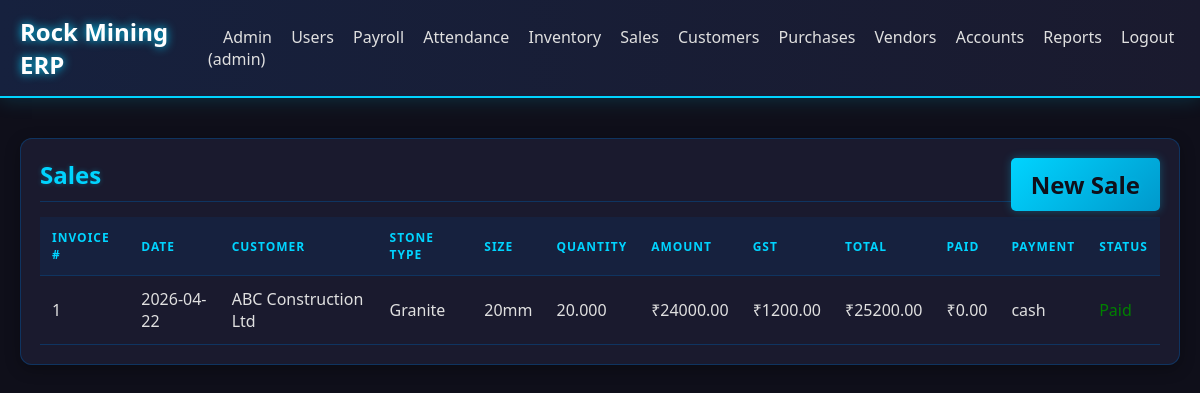
Before: /sales (signed in) with the older database file.
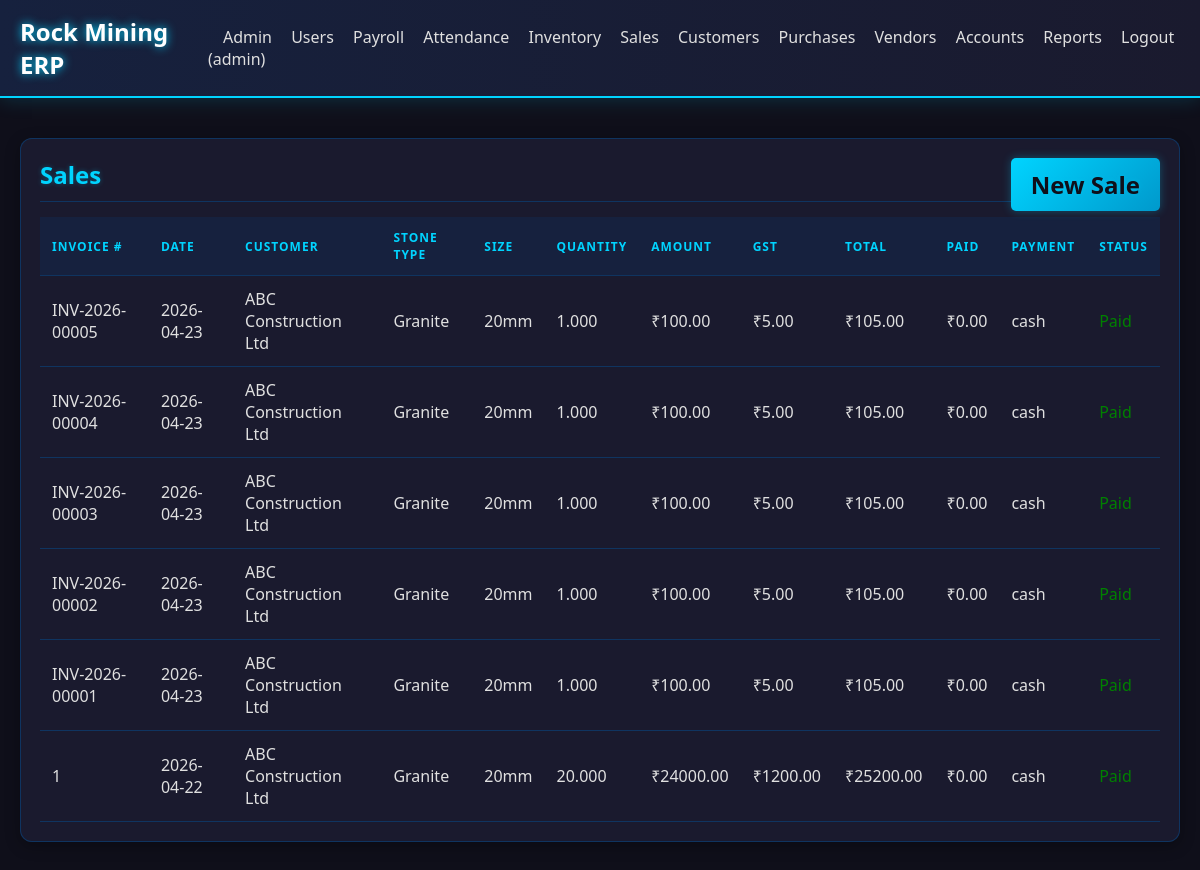
After: the same page with the newer database file.
### models.py (models this page shows)
class Sales(db.Model):
    id = db.Column(db.Integer, primary_key=True)
    invoice_number = db.Column(db.String(50), unique=True)
    customer_id = db.Column(db.Integer, db.ForeignKey('customer.id'))
    stone_type = db.Column(db.String(50))
    size = db.Column(db.String(20))
    quantity = db.Column(db.Numeric(precision=15, scale=3))
    rate = db.Column(db.Numeric(precision=15, scale=2))
    amount = db.Column(db.Numeric(precision=15, scale=2))
    gst_rate = db.Column(db.Numeric(precision=5, scale=2), default=5)
    gst_amount = db.Column(db.Numeric(precision=15, scale=2), default=0)
    total_amount = db.Column(db.Numeric(precision=15, scale=2))
    payment_type = db.Column(db.String(20), default='cash')
    payment_status = db.Column(db.String(20), default='paid')
    invoice_date = db.Column(db.Date, default=datetime.utcnow().date)
    created_at = db.Column(db.DateTime, default=datetime.utcnow)
    customer = db.relationship('Customer', backref='sales_records')

class Customer(db.Model):
    id = db.Column(db.Integer, primary_key=True)
    name = db.Column(db.String(100), nullable=False)
    phone = db.Column(db.String(20))
    address = db.Column(db.Text)
    created_at = db.Column(db.DateTime, default=datetime.utcnow)

### routes/sales.py (the view)
@bp.route('/sales')
@login_required
def sales_list():
    sales_records = Sales.query.order_by(Sales.created_at.desc()).all()
    return render_template('sales_list.html', sales_records=sales_records)

### routes/dashboard.py (called while the page is built)
def login_required(f):
    @wraps(f)
    def decorated_function(*args, **kwargs):
        if 'user_id' not in session:
            return redirect(url_for('auth.login'))
        return f(*args, **kwargs)
    return decorated_function

### templates/sales_list.html (shortened to what this page needs)
{% extends "base.html" %}
{% block content %}
<div class="card">
    <h2>Sales <a href="{{ url_for('sales.create_sale') }}" class="btn" style="float: right;">New Sale</a></h2>
    <table>
        <thead>
            <tr>
                <th>Invoice #</th>
                <th>Date</th>
                <th>Customer</th>
                <th>Stone Type</th>
                <th>Size</th>
                <th>Quantity</th>
                <th>Amount</th>
                <th>GST</th>
                <th>Total</th>
                <th>Paid</th>
                <th>Payment</th>
                <th>Status</th>
            </tr>
        </thead>
        <tbody>
            {% for sale in sales_records %}
            <tr>
                <td>{{ sale.invoice_number or sale.id }}</td>
                <td>{{ sale.invoice_date }}</td>
                <td>{{ sale.customer.name if sale.customer else sale.customer_id }}</td>
                <td>{{ sale.stone_type }}</td>
                <td>{{ sale.size }}</td>
                <td>{{ sale.quantity }}</td>
                <td>₹{{ "%.2f"|format(sale.amount) }}</td>
                <td>₹{{ "%.2f"|format(sale.gst_amount) }}</td>
                <td>₹{{ "%.2f"|format(sale.total_amount) }}</td>
                <td>₹{{ "%.2f"|format(sale.payments|sum(attribute='amount') if sale.payments else 0) }}</td>
                <td>{{ sale.payment_type }}</td>
                <td>
                    {% if sale.payment_status == 'paid' %}
                    <span style="color: green;">Paid</span>
                    {% else %}
                    <span style="color: orange;">Pending</span>
                    <a href="{{ url_for('sales.add_payment', id=sale.id) }}">Record Payment</a>
                    {% endif %}
                </td>
            </tr>
            {% endfor %}
        </tbody>
    </table>
</div>
{% endblock %}

Changed rows visible on the page:
added Sales: invoice_number "INV-2026-00005", invoice_date "2026-04-23", customer "ABC Construction Ltd", stone_type "Granite", size "20mm", quantity "1.000", amount "100.00", gst_amount "5.00", total_amount "105.00", payments|sum "0.00", payment_type "cash", payment_status "Paid"
added Sales: invoice_number "INV-2026-00004", invoice_date "2026-04-23", customer "ABC Construction Ltd", stone_type "Granite", size "20mm", quantity "1.000", amount "100.00", gst_amount "5.00", total_amount "105.00", payments|sum "0.00", payment_type "cash", payment_status "Paid"
added Sales: invoice_number "INV-2026-00003", invoice_date "2026-04-23", customer "ABC Construction Ltd", stone_type "Granite", size "20mm", quantity "1.000", amount "100.00", gst_amount "5.00", total_amount "105.00", payments|sum "0.00", payment_type "cash", payment_status "Paid"
added Sales: invoice_number "INV-2026-00002", invoice_date "2026-04-23", customer "ABC Construction Ltd", stone_type "Granite", size "20mm", quantity "1.000", amount "100.00", gst_amount "5.00", total_amount "105.00", payments|sum "0.00", payment_type "cash", payment_status "Paid"
added Sales: invoice_number "INV-2026-00001", invoice_date "2026-04-23", customer "ABC Construction Ltd", stone_type "Granite", size "20mm", quantity "1.000", amount "100.00", gst_amount "5.00", total_amount "105.00", payments|sum "0.00", payment_type "cash", payment_status "Paid"
